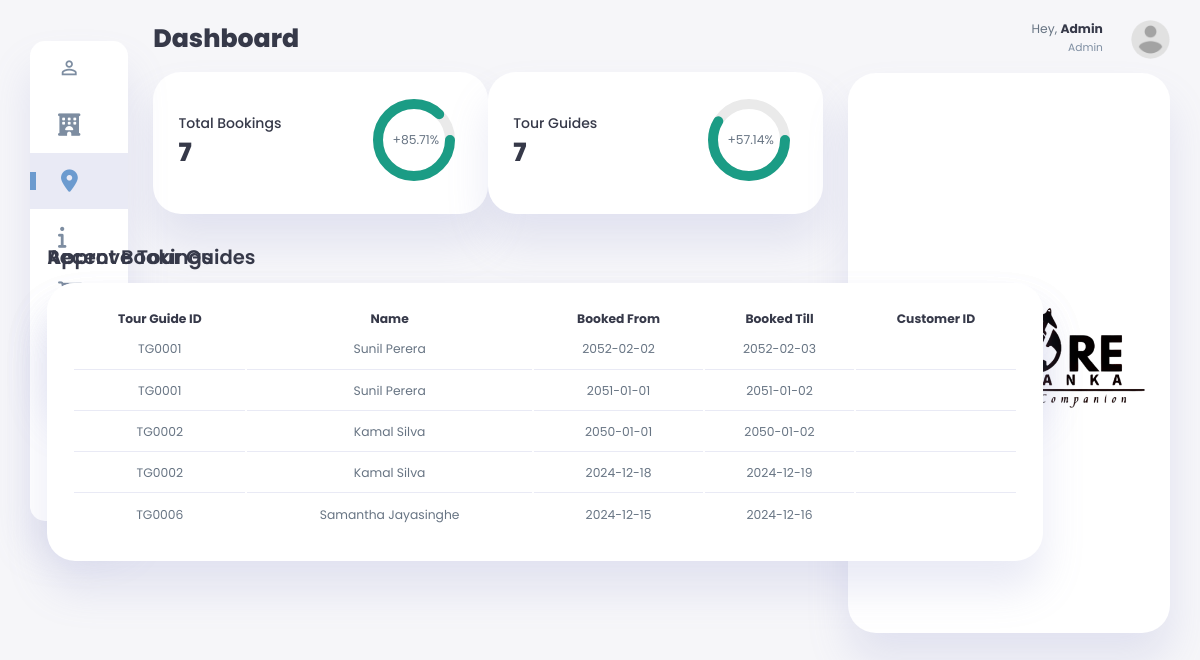
The page /dashboards/Admin/admin.tourguide.php on the database its author committed.
### tables this page shows
CREATE TABLE `tourguidebooking` (
  `booking_id` varchar(10) NOT NULL,
  `tg_id` varchar(6) NOT NULL,
  `name` varchar(200) NOT NULL,
  `booked_from` date NOT NULL,
  `booked_till` date NOT NULL,
  `customer_id` varchar(6) NOT NULL,
  `pkg_order_id` varchar(10) DEFAULT NULL
);

### dashboards/Admin/admin.tourguide.php (the view, shortened to what this page needs)
<?php
include_once '../../config.php';
$conn = new mysqli($hostname, $username, $password, $database);
?>
<!DOCTYPE html>
<html lang="en">
<head>
    <link rel="stylesheet" href="https://cdnjs.cloudflare.com/ajax/libs/font-awesome/6.5.1/css/all.min.css" />
    <link rel="stylesheet" href="../../css/admin.style.css">
</head>
<body>
    <div class="container">
        <?php
        include 'Components/sidebar.php'
        ?>
        <main>
            <h1>Dashboard</h1>
            <div class="analyse tourguidepage">
                <div class="sales">
                    <div class="status">
                        <div class="info">
                            <h3>Total Bookings</h3>
                            <h1 id="totalTgBookings">...</h1>
                        </div>
                        <div class="progresss">
                            <svg>
                                <circle cx="38" cy="38" r="36"></circle>
                                <circle class="progress-ring ring-tgbookings" cx="38" cy="38" r="36" style="stroke-dashoffset: 0;"></circle>
                            </svg>
                            <div class="percentage">
                                <p id="percentChangeTgBookings">...</p>
                            </div>
                        </div>
                    </div>
                </div>
                <div class="count">
                    <div class="status">
                        <div class="info">
                            <h3>Tour Guides</h3>
                            <h1 id="totalTourguides">...</h1>
                        </div>
                        <div class="progresss">
                            <svg>
                                <circle cx="38" cy="38" r="36"></circle>
                                <circle class="progress-ring ring-tourguides" cx="38" cy="38" r="36" style="stroke-dashoffset: 0;"></circle>
                            </svg>
                            <div class="percentage">
                                <p id="percentChangeTourguides">...</p>
                            </div>
                        </div>
                    </div>
                </div>
            </div>
            <div class="recent-user">
                <h2>Approve Tour Guides</h2>
                <table>
                    <thead>
                        <tr>
                            <th>Name</th>
                            <th>Email</th>
                            <th>Contact Number</th>
                            <th>Age</th>
                            <th>District</th>
                            <th>Experience</th>
                            <th>Specialty</th>
                            <th>Status</th>
                        </tr>
                    </thead>
                    <tbody>
                        <tr>
                            <?php
                            $sql = "SELECT * FROM tourguide WHERE status = 'Pending'";
                            $result = $conn->query($sql);
                            if ($result->num_rows > 0) {
                                while ($row = $result->fetch_assoc()) {
                                    echo "<tr>";
                                    echo "<td>" . $row['full_name'] . "</td>";
                                    echo "<td>" . $row['email'] . "</td>";
                                    echo "<td>" . $row['contact_number'] . "</td>";
                                    echo "<td>" . $row['age'] . "</td>";
                                    echo "<td>" . $row['district'] . "</td>";
                                    echo "<td>" . $row['experience'] . " Years</td>";
                                    echo "<td>" . $row['specialty'] . "</td>";
                                    echo "<td>" . $row['status'] . "</td>";
                                    echo "</tr>";
                                }
                            } else {
                                echo "<tr><td colspan='8'>No hotels pending approval</td></tr>";
                            }
                            ?>
                        </tr>
                    </tbody>
                </table>
            </div>
            <div class="recent-user">
                <h2>Recent Bookings</h2>
                <table>
                    <thead>
                        <tr>
                            <th>Tour Guide ID</th>
                            <th>Name</th>
                            <th>Booked From</th>
                            <th>Booked Till</th>
                            <th>Customer ID</th>
                        </tr>
                    </thead>
                    <tbody>
                        <?php
                        $sql = "SELECT * FROM tourguidebooking ORDER BY booking_id DESC LIMIT 5";
                        $result = $conn->query($sql);
                        if ($result->num_rows > 0) {
                            while ($row = $result->fetch_assoc()) {
                                echo "<tr>";
                                echo "<td>" . $row['tg_id'] . "</td>";
                                echo "<td>" . $row['name'] . "</td>";
                                echo "<td>" . $row['booked_from'] . "</td>";
                                echo "<td>" . $row['booked_till'] . "</td>";
                                echo "<td>" . $row['customer_id'] . "</td>";
                                echo "</tr>";
                            }
                        } else {
                            echo "<tr><td colspan='9'>No recent reservations found</td></tr>";
                        }
                        ?>
                    </tbody>
                </table>
            </div>
        </main>
        <?php
        include 'Components/rightsection.php'
        ?>
    </div>
</body>
</html>

### css/admin.style.css (style rules this page uses)
:root { --color-primary: #6C9BCF; --color-danger: #2b5de5; --color-success: #1B9C85; --color-warning: #F7D060; --color-white: #fff; --color-info-dark: #7d8da1; --color-dark: #363949; --color-light: rgba(132, 139, 200, 0.18); --color-dark-variant: #677483; --color-background: #f6f6f9; --card-border-radius: 2rem; --border-radius-1: 0.4rem; --border-radius-2: 1.2rem; --card-padding: 1.8rem; --padding-1: 1.2rem; --box-shadow: 0 2rem 3rem var(--color-light); }
* { margin: 0; padding: 0; outline: 0; appearance: none; border: none; text-decoration: none; box-sizing: border-box; }
html { font-size: 14px; }
body { width: 100vw; height: 100vh; font-family: 'Poppins', sans-serif; font-size: 0.88rem; user-select: none; overflow-x: hidden; color: var(--color-dark); background-color: var(--color-background); }
h1 { font-weight: 800; font-size: 1.8rem; }
h2 { font-weight: 600; font-size: 1.4rem; }
h3 { font-weight: 500; font-size: 0.87rem; }
p { color: var(--color-dark-variant); }
.container { display: grid; width: 96%; margin: 0 auto; gap: 1.8rem; grid-template-columns: 12rem auto 23rem; }
main { margin-top: 1.4rem; }
main .analyse { display: grid; grid-template-columns: repeat(5, 1fr); gap: 1rem; }
.tourguidepage { grid-template-columns: repeat(2, 1fr) !important; }
main .analyse > div { background-color: var(--color-white); padding: var(--card-padding); border-radius: var(--card-border-radius); margin-top: 1rem; box-shadow: var(--box-shadow); cursor: pointer; transition: all 0.3s ease; }
main .analyse > div .status { display: flex; align-items: center; justify-content: space-between; }
main .analyse h3 { font-size: 1rem; }
main .analyse .progresss { position: relative; width: 92px; height: 92px; border-radius: 50%; }
main .analyse svg { width: 7rem; height: 7rem; }
main .analyse .progresss .percentage { position: absolute; top: -3px; left: -1px; display: flex; align-items: center; justify-content: center; height: 100%; width: 100%; }
main .recent-user { margin-top: 1.3rem; }
main .recent-user h2 { margin-bottom: 0.8rem; }
main .recent-user table { background-color: var(--color-white); width: 100%; padding: var(--card-padding); text-align: center; box-shadow: var(--box-shadow); border-radius: var(--card-border-radius); transition: all 0.3s ease; }
main .recent-user table tbody td { height: 2.8rem; border-bottom: 1px solid var(--color-light); color: var(--color-dark-variant); }
main .recent-user table tbody tr:last-child td { border: none; }
@media screen and (max-width: 1200px) { .container { width: 95%; grid-template-columns: 7rem auto 23rem; } }
@media screen and (max-width: 1200px) { main .analyse { grid-template-columns: 1fr; gap: 0; } }
@media screen and (max-width: 1200px) { main .recent-user { width: 94%; position: absolute; left: 50%; transform: translateX(-50%); margin: 2rem 0 0 0.8rem; } }
@media screen and (max-width: 1200px) { main .recent-user table { width: 83vw; } }

### rows shown on the page
tourguidebooking: tg "TG0001", name "Sunil Perera", booked_from "2052-02-02", booked_till "2052-02-03"
tourguidebooking: tg "TG0001", name "Sunil Perera", booked_from "2051-01-01", booked_till "2051-01-02"
tourguidebooking: tg "TG0002", name "Kamal Silva", booked_from "2050-01-01", booked_till "2050-01-02"
tourguidebooking: tg "TG0002", name "Kamal Silva", booked_from "2024-12-18", booked_till "2024-12-19"
tourguidebooking: tg "TG0006", name "Samantha Jayasinghe", booked_from "2024-12-15", booked_till "2024-12-16"
